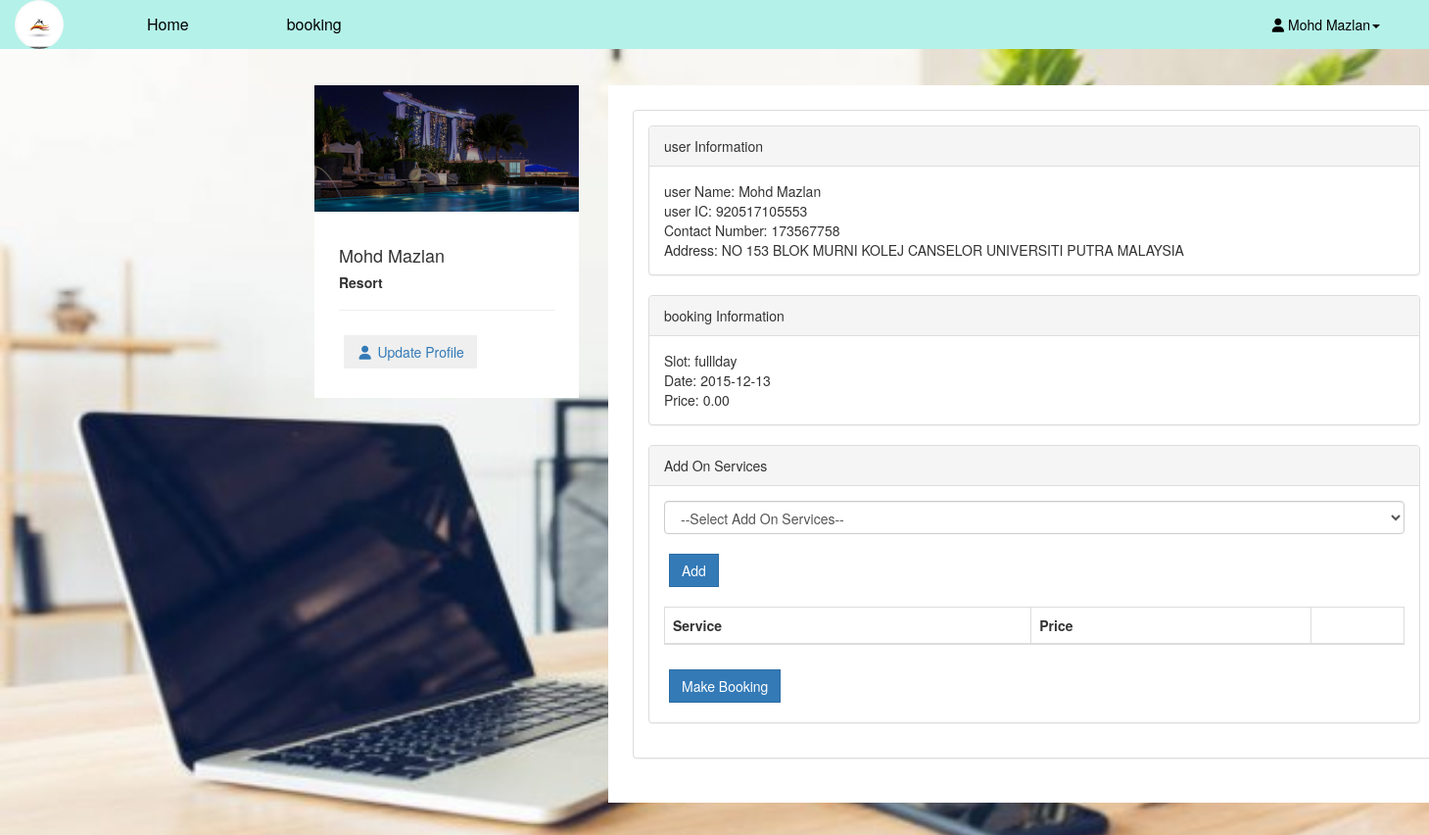
The app's page /user/booking.php?appid=40 (signed in) with its own data.
### tables this page shows
CREATE TABLE `adminschedule` (
  `scheduleId` int(11) NOT NULL,
  `scheduleDate` date NOT NULL,
  `slot_id` smallint(6) NOT NULL,
  `scheduleprice` double(9,2) NOT NULL,
  `bookAvail` varchar(10) NOT NULL
);

CREATE TABLE `user` (
  `icuser` bigint(12) NOT NULL,
  `password` varchar(20) NOT NULL,
  `userFirstName` varchar(20) NOT NULL,
  `userLastName` varchar(20) NOT NULL,
  `userMaritialStatus` varchar(10) NOT NULL,
  `userDOB` date NOT NULL,
  `userGender` varchar(10) NOT NULL,
  `userAddress` varchar(100) NOT NULL,
  `userPhone` varchar(15) NOT NULL,
  `userEmail` varchar(100) NOT NULL
);

CREATE TABLE `slots` (
  `slot_id` smallint(6) NOT NULL,
  `slot_name` varchar(50) NOT NULL,
  `Description` varchar(100) NOT NULL
);

### user/booking.php (the view, shortened to what this page needs)
<?php
include_once '../assets/conn/dbconnect.php';
$session= $_SESSION['userSession'];
if (isset($_GET['appid'])) {
	$appid = $_GET['appid'];
}
$qa="SELECT a.*, b.*, s.* FROM adminschedule a,slots s INNER JOIN user b
WHERE s.slot_id=a.slot_id AND scheduleId=$appid AND b.icuser=$session";
$res = mysqli_query($con,$qa);
$userRow=mysqli_fetch_array($res,MYSQLI_ASSOC);
?>
<!DOCTYPE html>
<html>
<head>
<link href="assets/css/bootstrap.min.css" rel="stylesheet">
<link href="assets/css/default/style.css" rel="stylesheet">
<link href="assets/css/default/blocks.css" rcel="stylesheet">
<link rel="stylesheet" href="https://formden.com/static/cdn/font-awesome/4.4.0/css/font-awesome.min.css" />
</head>
<body>
<nav class="navbar navbar-default " role="navigation" style="background-color:rgba(115, 250, 232, 0.46);border:none;border-radius:0;">
			<div class="container-fluid">
				<div class="navbar-header">
					<img alt="Brand" src="..//images//logo.jpg" style="border-radius:50%;" height="50px">
				</div>
				<div class="collapse navbar-collapse" id="bs-example-navbar-collapse-1">
					<ul class="nav navbar-nav list-inline">
						<ul class="nav navbar-nav">
							<li><a style="color:black; margin-left:7rem; font-size:1.6rem; " href="user.php">Home</a></li>
							<li><a style="color:black; margin-left:7rem; font-size:1.6rem;" href="userapplist.php?userId=<?php echo $userRow['icuser']; ?>">booking</a></li>
						</ul>
					</ul>
					<ul class="nav navbar-nav navbar-right">
						<li class="dropdown">
							<a href="#" style="color:black; margin-right:2rem;" class="dropdown-toggle" data-toggle="dropdown"><i class="fa fa-user"></i> <?php echo $userRow['userFirstName']; ?> <?php echo $userRow['userLastName']; ?><b class="caret"></b></a>
						</li>
					</ul>
				</div>
			</div>
		</nav>
		<div class="container"  style="position:absolute;top:4%;left:22%;">
			<section style="padding-bottom: 5px; padding-top: 50px;">
<div class="row">
<div class="row">
<div class="col-md-3 col-sm-3">
  <div class="user-wrapper"> <img src="assets/img/1.jpg" class="img-responsive" />
    <div class="description">
      <h4><?php echo $userRow['userFirstName']; ?> <?php echo $userRow['userLastName']; ?></h4>
      <h5> <strong> Resort </strong></h5>
      <hr />
      <button type="button" class="btn" data-toggle="modal" data-target="#myModal"><a href="profile.php?userId=<?php echo $userRow['icuser']; ?>"><i class="fa fa-fw fa-user"></i> Update Profile</a></button>
    </div>
  </div>
</div>
<div class="col-md-9 col-sm-9  user-wrapper">
<div class="description">
<div class="panel panel-default">
<div class="panel-body">
<div class="panel panel-default">
  <div class="panel-heading">user Information</div>
  <div class="panel-body"> user Name: <?php echo $userRow['userFirstName'] ?> <?php echo $userRow['userLastName'] ?><br>
    user IC: <?php echo $userRow['icuser'] ?><br>
    Contact Number: <?php echo $userRow['userPhone'] ?><br>
    Address: <?php echo $userRow['userAddress'] ?> </div>
</div>
<div class="panel panel-default">
  <div class="panel-heading">booking Information</div>
  <div class="panel-body"> Slot: <?php echo $userRow['slot_name'] ?><br>
    Date: <?php echo $userRow['scheduleDate'] ?><br>
    Price: <?php echo $userRow['scheduleprice'] ?><br>
  </div>
</div>
<div class="panel panel-default">
<div class="panel-heading">Add On Services</div>
<div class="panel-body">
  <div class="form-group">
  <form class="form" action="addonserviceadd.php" method="POST">
    <select name="serviceid" id="serviceid"  class="form-control" tabindex="1" autofocus tabindex="1">
    <option selected="selected" value="" disabled="disabled">--Select Add On Services--</option>
    </select>
    </div>
    <div class="form-group">
    <input type="submit" name="Add" id="Add" class="btn btn-primary" value="Add">
</div>
<table class="table table-hover table-bordered">
<thead>
  <tr class="filters">
    <th>Service</th>
    <th>Price</th>
    <th></th>
  </tr>
</thead>
<?php
                       echo "</table>";
							?>
							  <button type="button" class="btn btn-primary" onClick="window.location.href='payment.php?appid=<?php echo $appid; ?>&user=<?php echo $userRow['icuser']; ?>'" >Make Booking</button>
</div>
</div>
</div>
</div>
</div>
</div>
</div>
</body>
</html>

### user/assets/css/default/style.css (style rules this page uses)
body { background-color: #EAEAEA !important; }
.form .form-control { margin-bottom: 10px; }
.navbar { margin-bottom: 0px !important; }
.user-wrapper .btn { border-radius: 0px; -webkit-border-radius: 0px; -moz-border-radius: 0px; margin: 5px; }
.user-wrapper .description { padding: 25px; background-color: #fff; }
.user-wrapper img { width:100%; }

### records on screen
adminschedule: user.userFirstName "Mohd", user.userLastName "Mazlan", user.icuser "920517105553", user.userPhone "173567758", user.userAddress "NO 153 BLOK MURNI KOLEJ CANSELOR UNIVERSITI PUTRA MALAYSIA", slot.slot_name "fulllday", scheduleDate "2015-12-13", scheduleprice "0.00"
